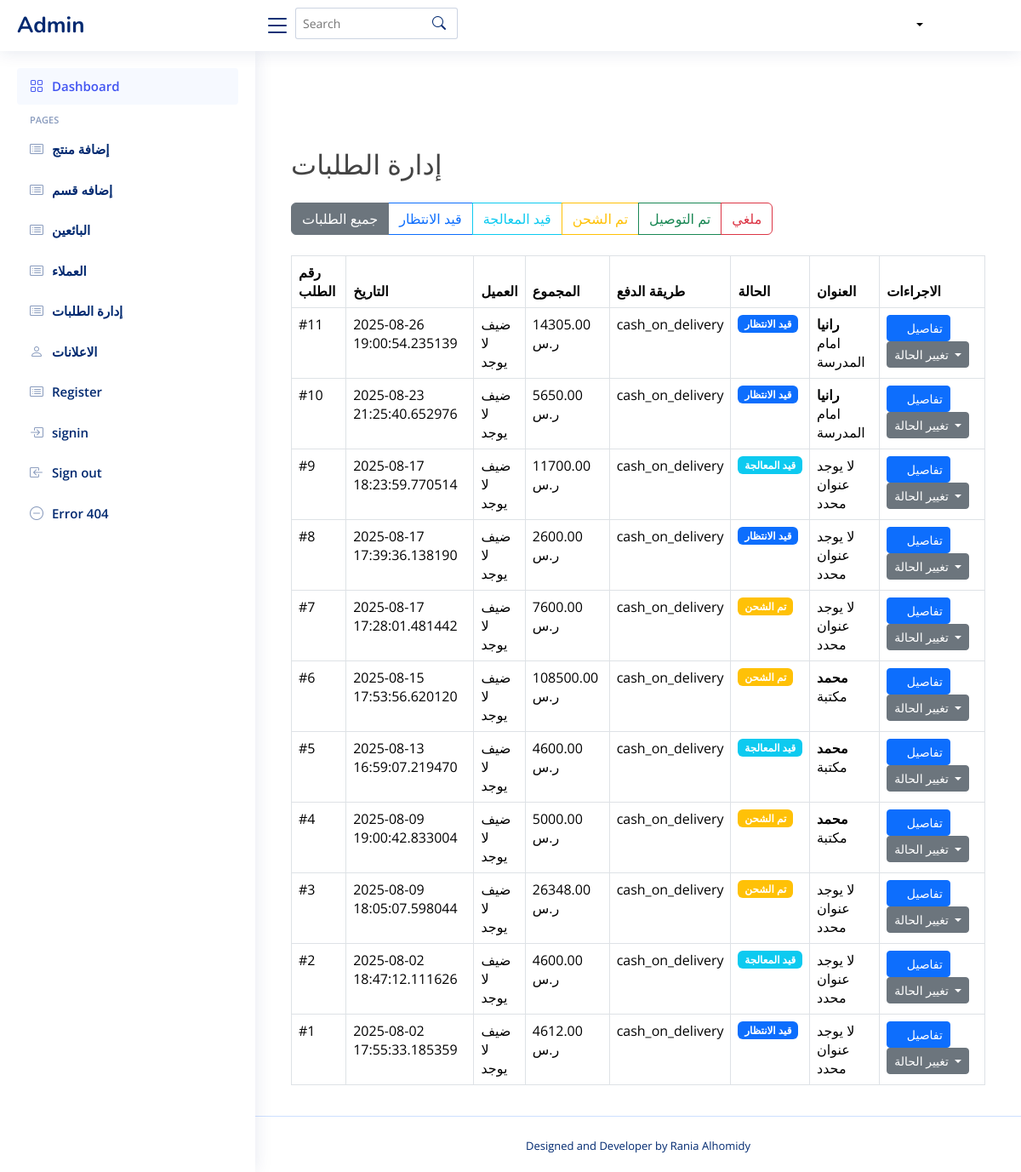
Before: /admin/orders with the older database file.
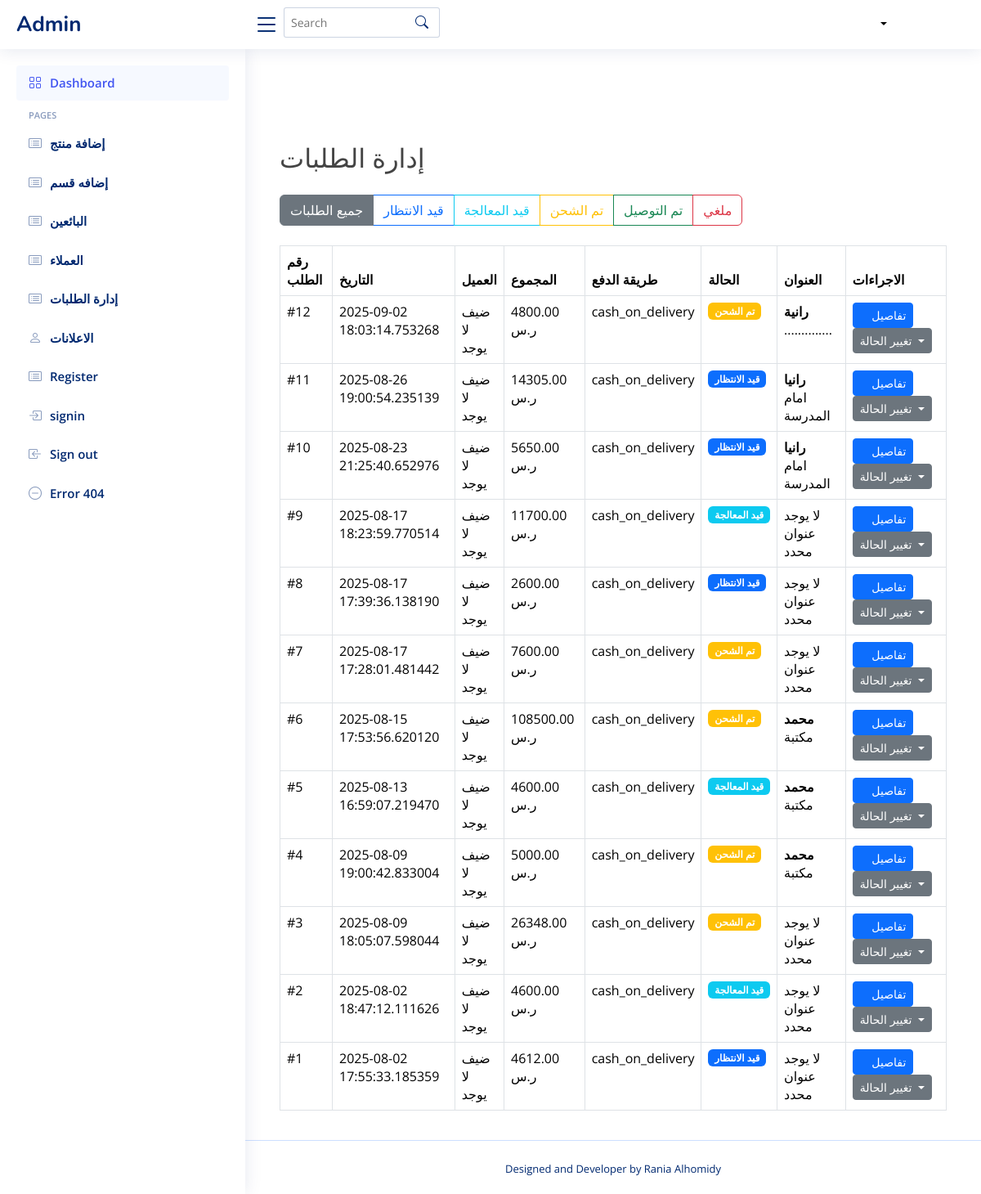
After: the same page with the newer database file.
### tables this page shows
CREATE TABLE orders (
    id INTEGER PRIMARY KEY AUTOINCREMENT,
    user_id INTEGER NOT NULL,
    total_price REAL NOT NULL,
    status TEXT CHECK(status IN ('قيد الانتظار', 'قيد المعالجة', 'تم الشحن', 'تم التوصيل', 'ملغي')) DEFAULT 'قيد الانتظار',
    created_at TIMESTAMP DEFAULT CURRENT_TIMESTAMP,
    updated_at TIMESTAMP DEFAULT CURRENT_TIMESTAMP,
    delivery_address_id INTEGER,
    payment_method TEXT,
    FOREIGN KEY (delivery_address_id) REFERENCES cust_addresses(id) ON DELETE SET NULL
);

CREATE TABLE cust_addresses (
    id INTEGER PRIMARY KEY AUTOINCREMENT,
    user_id INTEGER NOT NULL,
    address_type TEXT,                -- نوع العنوان (مثل: 'المنزل', 'العمل', 'أخرى')
    recipient_name TEXT,              -- اسم المستلم لهذا العنوان
    recipient_phone TEXT NOT NULL,    -- رقم هاتف المستلم (مطلوب)
    city TEXT NOT NULL,               -- المدينة (مطلوب)
    region TEXT,                      -- المنطقة أو الحي
    full_address_description TEXT NOT NULL, -- الوصف التفصيلي للعنوان (مطلوب)
    latitude REAL,                    -- إحداثيات خط العرض (اختياري، للخرائط)
    longitude REAL,                   -- إحداثيات خط الطول (اختياري، للخرائط)
    is_default INTEGER DEFAULT 0,     -- 1 إذا كان العنوان افتراضيًا، 0 خلاف ذلك
    created_at TIMESTAMP DEFAULT CURRENT_TIMESTAMP, -- وقت إنشاء السجل
    updated_at TIMESTAMP DEFAULT CURRENT_TIMESTAMP, -- وقت آخر تحديث للسجل

    FOREIGN KEY (user_id) REFERENCES users(id) ON DELETE CASCADE
    -- هذا السطر يفترض وجود جدول 'users' وأن عمود المعرف فيه اسمه 'id'.
    -- ON DELETE CASCADE يعني إذا تم حذف المستخدم، تُحذف جميع عناوينه تلقائياً.
);

### order_routes.py (the view)
@order_bp.route('/admin/orders')
def admin_orders():
    status_filter = request.args.get('status', 'all')
    conn = get_db_connection()
    orders = []
    try:
        query = '''
            SELECT
                o.id AS order_id,
                o.total_price,
                o.status,
                o.created_at,
                o.payment_method,
                u.name AS username,  -- جلب اسم المستخدم
                u.num AS phone_number,  -- جلب رقم الهاتف
                ca.recipient_name AS recipient_name,
                ca.full_address_description AS full_address_description
            FROM orders o
            LEFT JOIN users u ON o.user_id = u.id
            LEFT JOIN cust_addresses ca ON o.delivery_address_id = ca.id
        '''
        params = []
        if status_filter != 'all':
            query += " WHERE o.status = ?"
            params.append(status_filter)
        query += " ORDER BY o.created_at DESC"
        orders = conn.execute(query, tuple(params)).fetchall()
    except sqlite3.Error as e:
        print(f"Database error in admin_orders: {e}")
        flash("حدث خطأ في قاعدة البيانات أثناء جلب الطلبات.", "danger")
    finally:
        conn.close()
    return render_template('admin/admin_orders.html', orders=orders, current_status=status_filter)

### templates/admin/admin_orders.html (shortened to what this page needs)
{% include 'admin/header.html' %}
<main id="main" class="main">
    <div class="container mt-4">
        <h2 class="mb-4">إدارة الطلبات</h2>
        <div class="mb-4">
            <div class="btn-group" role="group">
                <a href="{{ url_for('order.admin_orders', status='all') }}"
                    class="btn btn-outline-secondary {% if current_status == 'all' %}active{% endif %}">
                    جميع الطلبات
                </a>
                <a href="{{ url_for('order.admin_orders', status='قيد الانتظار') }}"
                    class="btn btn-outline-primary {% if current_status == 'قيد الانتظار' %}active{% endif %}">
                    قيد الانتظار
                </a>
                <a href="{{ url_for('order.admin_orders', status='قيد المعالجة') }}"
                    class="btn btn-outline-info {% if current_status == 'قيد المعالجة' %}active{% endif %}">
                    قيد المعالجة
                </a>
                <a href="{{ url_for('order.admin_orders', status='تم الشحن') }}"
                    class="btn btn-outline-warning {% if current_status == 'تم الشحن' %}active{% endif %}">
                    تم الشحن
                </a>
                <a href="{{ url_for('order.admin_orders', status='تم التوصيل') }}"
                    class="btn btn-outline-success {% if current_status == 'تم التوصيل' %}active{% endif %}">
                    تم التوصيل
                </a>
                <a href="{{ url_for('order.admin_orders', status='ملغي') }}"
                    class="btn btn-outline-danger {% if current_status == 'ملغي' %}active{% endif %}">
                    ملغي
                </a>
            </div>
        </div>
        <div class="table-responsive">
            <table class="table table-bordered table-hover">
                <thead class="thead-dark">
                    <tr>
                        <th>رقم الطلب</th>
                        <th>التاريخ</th>
                        <th>العميل</th>
                        <th>المجموع</th>
                        <th>طريقة الدفع</th>
                        <th>الحالة</th>
                        <th>العنوان</th>
                        <th>الاجراءات</th>
                    </tr>
                </thead>
                <tbody>
                    {% for order in orders %}
                    <tr>
                        <td>#{{ order.order_id }}</td>
                        <td>{{ order.created_at }}</td>
                        <td>
                            {% if order.username %}{{ order.username }}{% else %}ضيف{% endif %}<br>
                            {% if order.phone_number %}{{ order.phone_number }}{% else %}لا يوجد{% endif %}
                        </td>
                        <td>{{ "%.2f"|format(order.total_price) }} ر.س</td>
                        <td>{{ order.payment_method }}</td>
                        <td>
                            <span class="badge
                                {% if order.status == 'تم التوصيل' %}bg-success
                                {% elif order.status == 'ملغي' %}bg-danger
                                {% elif order.status == 'تم الشحن' %}bg-warning
                                {% elif order.status == 'قيد المعالجة' %}bg-info
                                {% else %}bg-primary{% endif %}">
                                {{ order.status }}
                            </span>
                        </td>
                        <td>
                            {% if order.recipient_name %}
                                <strong>{{ order.recipient_name }}</strong><br>
                                {{ order.full_address_description }}
                            {% else %}
                                لا يوجد عنوان محدد
                            {% endif %}
                        </td>
                        <td>
                            <a href="{{ url_for('order.admin_order_details', order_id=order.order_id) }}"
                                class="btn btn-sm btn-primary">
                                <i class="fas fa-eye"></i> تفاصيل
                            </a>
                            <div class="dropdown d-inline-block">
                                <button class="btn btn-sm btn-secondary dropdown-toggle" type="button"
                                    data-bs-toggle="dropdown">
                                    تغيير الحالة
                                </button>
                            </div>
                        </td>
                    </tr>
                    {% endfor %}
                </tbody>
            </table>
        </div>
    </div>
</main>
{% include 'admin/footer.html' %}

### templates/admin/header.html (shortened to what this page needs)
<!DOCTYPE html>
<html lang="en">
<head>
<!DOCTYPE html>
<html lang="en">
<head>
  <link href="https://cdn.jsdelivr.net/npm/bootstrap@5.3.0/dist/css/bootstrap.min.css" rel="stylesheet">
  <link href="{{ url_for('static', filename='vendor/bootstrap/css/bootstrap.min.css') }}" rel="stylesheet">
  <link href="{{ url_for('static', filename='vendor/bootstrap-icons/bootstrap-icons.css') }}" rel="stylesheet">
  <link href="{{ url_for('static', filename='vendor/boxicons/css/boxicons.min.css') }}" rel="stylesheet">
  <link href="{{ url_for('static', filename='vendor/quill/quill.snow.css') }}" rel="stylesheet">
  <link href="{{ url_for('static', filename='vendor/quill/quill.bubble.css') }}" rel="stylesheet">
  <link href="{{ url_for('static', filename='vendor/remixicon/remixicon.css') }}" rel="stylesheet">
  <link href="{{ url_for('static', filename='vendor/simple-datatables/style.css') }}" rel="stylesheet">
  <link rel="stylesheet" href="{{ url_for('static', filename='css/fontawesome.min.css') }}">
  <link rel="stylesheet" href="{{ url_for('static', filename='css/fontawesome.css') }}">
  <link rel="stylesheet" href="{{ url_for('static', filename='css/all.min.css') }}">
  <link rel="stylesheet" href="{{ url_for('static', filename='style/css/font-awesome.min.css') }}">
  <link href="{{ url_for('static', filename='css/index.css') }}" rel="stylesheet">
</head>
<body>
  <header id="header" class="header fixed-top d-flex align-items-center">
    <div class="d-flex align-items-center justify-content-between">
      <a href="{{ url_for('admin.home') }}" class="logo d-flex align-items-center">
        <span class="d-none d-lg-block">Admin</span>
      </a>
      <i class="bi bi-list toggle-sidebar-btn"></i>
    </div>
    <div class="search-bar">
      <form class="search-form d-flex align-items-center" method="POST" action="#">
        <input type="text" name="query" placeholder="Search" title="Enter search keyword">
        <button type="submit" title="Search"><i class="bi bi-search"></i></button>
      </form>
    </div>
      <nav class="navbar">
    <div class=" pro-info nav-item dropdown drop  p-0 d-flex ">
      <a class="info nav-link dropdown-toggle" href="#" role="button" data-bs-toggle="dropdown" aria-expanded="false">
      </a>
    </div>
    </nav>
  </header>
  <aside id="sidebar" class="sidebar">
    <ul class="sidebar-nav" id="sidebar-nav">
      <li class="nav-item">
        <a class="nav-link " href="{{url_for('admin.home')}}">
          <i class="bi bi-grid"></i>
          <span>Dashboard</span>
        </a>
      </li>
      <li class="nav-heading">Pages</li>
      <li class="nav-item">
        <a class="nav-link collapsed" href="{{ url_for('admin.show_product')}}">
          <i class="bi bi-card-list"></i>
          <span>إضافة منتج</span>
        </a>
        </li>
        <li class="nav-item">
  <a class="nav-link collapsed" href="{{ url_for('admin.categories')}}">
    <i class="bi bi-card-list"></i>
    <span>إضافه قسم</span>
  </a>
</li>
        <li class="nav-item">
        <a class="nav-link collapsed" href="{{url_for('admin.show_seller')}}">
          <i class="bi bi-card-list"></i>
          <span>البائعين</span>
        </a>
        </li>
      <li class="nav-item">
        <a class="nav-link collapsed" href="{{url_for('admin.users')}}">
          <i class="bi bi-card-list"></i>
          <span>العملاء</span>
        </a>
      </li>
      <li class="nav-item">
        <a class="nav-link collapsed" href="{{ url_for('order.admin_orders') }}">
          <i class="bi bi-card-list"></i>
          <span>إدارة الطلبات</span>
        </a>
      </li>
      <li class="nav-item">
        <a class="nav-link collapsed" href="{{url_for('ads.ads_management')}}">
          <i class="bi bi-person"></i>
          <span>الاعلانات</span>
        </a>
      </li>
      <li class="nav-item">
        <a class="nav-link collapsed" href="signup.html">
          <i class="bi bi-card-list"></i>
          <span>Register</span>
        </a>
      </li>
      <li class="nav-item">
        <a class="nav-link collapsed" href="signin.html">
          <i class="bi bi-box-arrow-in-right"></i>
          <span>signin</span>
        </a>
      </li>
      <li class="nav-item">
        <a class="nav-link collapsed" href="logout.html">
          <i class="bi bi-box-arrow-in-left"></i>
          <span>Sign out</span>
        </a>
      </li>
      <li class="nav-item">
        <a class="nav-link collapsed" href="pages-error-404.html">
          <i class="bi bi-dash-circle"></i>
          <span>Error 404</span>
        </a>
      </li>
    </ul>
  </aside>

### templates/admin/footer.html (shortened to what this page needs)
  <footer id="footer" class="footer">
    <div class="credits">
      Designed and Developer by
        Rania Alhomidy
    </div>
  </footer>
</body>
</html>

Changed rows visible on the page:
added orders: order_id "12", created_at "2025-09-02 18:03:14.753268", total_price "4800.00", payment_method "cash_on_delivery", status "تم الشحن", recipient_name "رانية", full_address_description ".............."
